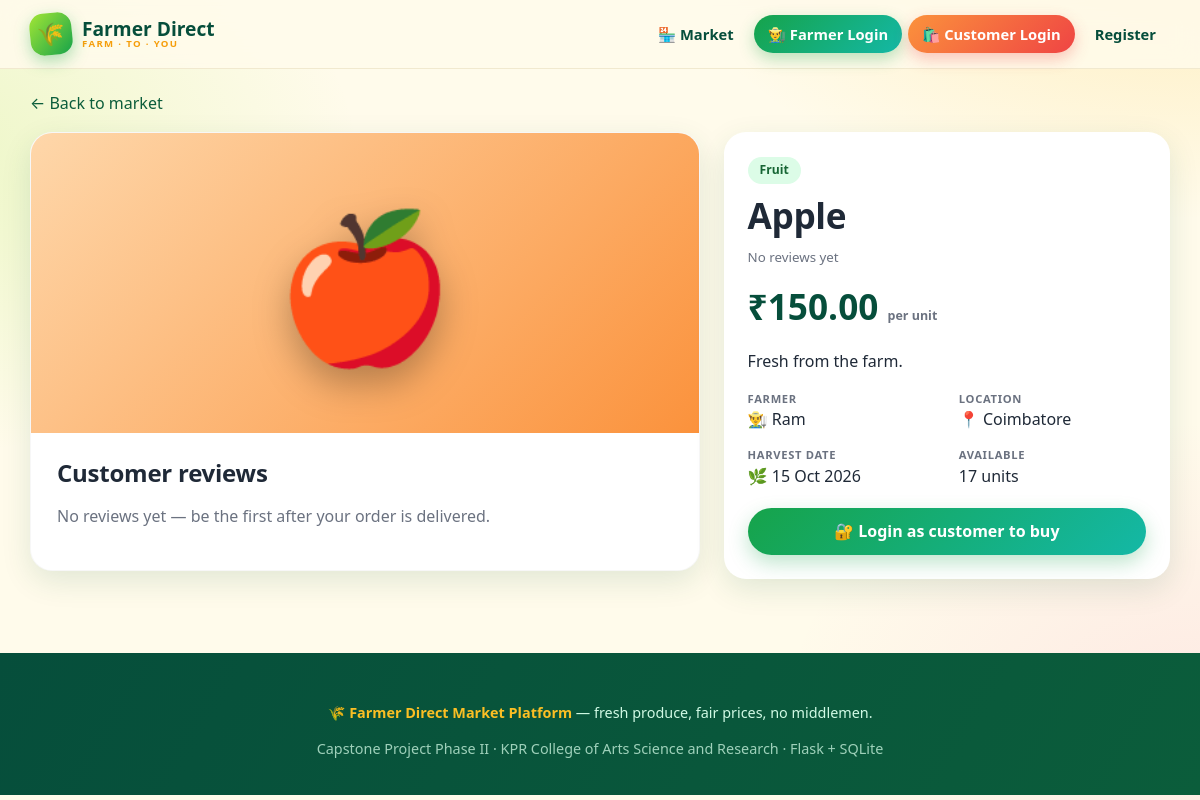
The app's page /product/2 with its own data.
### tables this page shows
CREATE TABLE products (
    product_id   INTEGER PRIMARY KEY AUTOINCREMENT,
    farmer_id    INTEGER NOT NULL REFERENCES users(user_id),
    product_name TEXT NOT NULL,
    category     TEXT NOT NULL CHECK (category IN ('Vegetable','Fruit','Grain','Dairy','Other')),
    price        REAL NOT NULL CHECK (price > 0),
    quantity     INTEGER NOT NULL CHECK (quantity >= 0),
    description  TEXT DEFAULT '',
    harvest_date TEXT DEFAULT '',
    created_at   TEXT NOT NULL
);

CREATE TABLE users (
    user_id       INTEGER PRIMARY KEY AUTOINCREMENT,
    name          TEXT NOT NULL,
    email         TEXT NOT NULL UNIQUE,
    phone         TEXT NOT NULL,
    password_hash TEXT NOT NULL,
    role          TEXT NOT NULL CHECK (role IN ('farmer','customer','admin')),
    location      TEXT DEFAULT '',
    address       TEXT DEFAULT '',
    upi_id        TEXT DEFAULT '',            -- farmer's UPI ID (receives UPI payments)
    is_active     INTEGER NOT NULL DEFAULT 1, -- 0 = deactivated by the administrator
    created_at    TEXT NOT NULL
);

### app.py (the view)
    @app.route("/product/<int:product_id>")
    def product_detail(product_id):
        p = market.get_product(get_db(), product_id)
        if not p:
            abort(404)
        return render_template("product.html", p=p, reviews=market.product_reviews(get_db(), product_id))

### market.py (called while the page is built)
def connect(path=None):
    db = sqlite3.connect(path or DEFAULT_DB, isolation_level=None)
    db.row_factory = sqlite3.Row
    db.execute("PRAGMA foreign_keys = ON")
    return db

def get_product(db, product_id):
    return db.execute(_PRODUCT_SELECT + " WHERE p.product_id = ?", (product_id,)).fetchone()

def product_reviews(db, product_id):
    return db.execute(
        "SELECT r.*, u.name AS customer_name FROM reviews r JOIN users u ON u.user_id = r.customer_id "
        "WHERE r.product_id = ? ORDER BY r.review_id DESC", (product_id,)).fetchall()

### templates/product.html (shortened to what this page needs)
{% extends "base.html" %}
{% from "_macros.html" import stars, csrf with context %}
{% block content %}
<p style="margin-top:22px"><a href="{{ url_for('index') }}">← Back to market</a></p>
<div class="two">
  <div class="card">
    <div class="cat-{{ p.category }}" style="height:300px;display:grid;place-items:center;font-size:9rem">
      <span style="filter:drop-shadow(0 16px 18px rgba(0,0,0,.28))">{{ p.product_name|emoji(p.category) }}</span></div>
    <div style="padding:26px">
      <h2>Customer reviews</h2>
      {% for r in reviews %}
        <div class="rev"><b>{{ r.customer_name }}</b> {{ stars(r.rating, 0) }}<br><span class="muted">{{ r.comment or 'No comment.' }}</span></div>
      {% else %}<p class="muted">No reviews yet — be the first after your order is delivered.</p>{% endfor %}
    </div>
  </div>
  <div class="panel">
    <span class="badge b-Delivered">{{ p.category }}</span>
    <h1 style="font-size:2.2rem;margin-top:10px">{{ p.product_name }}</h1>
    <div style="margin-bottom:10px">{{ stars(p.avg_rating, p.review_count) }}</div>
    <div class="price" style="font-size:2.2rem">{{ p.price|money }} <small>per unit</small></div>
    <p>{{ p.description or 'Fresh from the farm.' }}</p>
    <div class="kv" style="grid-template-columns:1fr 1fr">
      <div><small>Farmer</small>👨‍🌾 {{ p.farmer_name }}</div><div><small>Location</small>📍 {{ p.location or '—' }}</div>
      <div><small>Harvest date</small>🌿 {{ p.harvest_date|day }}</div><div><small>Available</small>{{ p.quantity }} units</div>
    </div>
    {% if me and me.role == 'customer' %}
      <form class="buy" method="post" action="{{ url_for('cart_add') }}">
        {{ csrf() }}<input type="hidden" name="product_id" value="{{ p.product_id }}">
        <input type="number" name="quantity" value="1" min="1" max="{{ p.quantity }}">
        <button class="btn" type="submit">🛒 Add to cart</button>
        <button class="btn sun" type="submit" name="buy_now" value="1">Buy now</button>
      </form>
    {% elif not me %}<a class="btn block" href="{{ url_for('login_customer') }}">🔐 Login as customer to buy</a>{% endif %}
  </div>
</div>
{% endblock %}

### static/style.css (style rules this page uses)
:root { --leaf:#16a34a; --deep:#0b5d3b; --forest:#064e3b; --lime:#a3e635; --sun:#fbbf24; --sun2:#f59e0b; --tomato:#ef4444; --orange:#fb923c; --berry:#9333ea; --pink:#ec4899; --sky:#0ea5e9; --teal:#14b8a6; --cream:#fffbeb; --paper:#ffffff; --ink:#1f2937; --muted:#6b7280; --line:#f1e9cf; --r:22px; --shadow:0 10px 30px rgba(11,93,59,.12); --shadow-lg:0 18px 50px rgba(11,93,59,.20); }
* { box-sizing:border-box }
html { scroll-behavior:smooth }
body { margin:0;color:var(--ink);line-height:1.55; font-family:"Poppins","Segoe UI",system-ui,-apple-system,Roboto,"Helvetica Neue",Arial,sans-serif; background: radial-gradient(900px 500px at 100% -10%,rgba(251,191,36,.25),transparent 60%), radial-gradient(800px 500px at -10% 20%,rgba(163,230,53,.22),transparent 60%), radial-gradient(700px 500px at 100% 90%,rgba(236,72,153,.10),transparent 60%),var(--cream); background-attachment:fixed }
a { color:var(--deep);text-decoration:none }
h1,h2,h3,h4 { line-height:1.2;margin:0 0 .5rem;font-weight:800;letter-spacing:-.01em }
.muted { color:var(--muted) }
.btn { display:inline-flex;align-items:center;justify-content:center;gap:8px;border:0;cursor:pointer;font:inherit;font-weight:700; padding:11px 22px;border-radius:999px;color:#fff;background:linear-gradient(135deg,var(--leaf),var(--teal)); box-shadow:0 8px 20px rgba(22,163,74,.28);transition:.18s }
.btn.block { width:100% }
.card { background:var(--paper);border-radius:var(--r);box-shadow:var(--shadow);overflow:hidden;transition:.22s;border:1px solid rgba(0,0,0,.03) }
.cat-Fruit { background:linear-gradient(135deg,#fed7aa,#fb923c) }
.price { font-size:1.5rem;font-weight:900;color:var(--forest) }
.price small { font-size:.78rem;font-weight:600;color:var(--muted) }
.panel { background:#fff;border-radius:var(--r);box-shadow:var(--shadow);padding:24px;margin-bottom:24px }
.badge { display:inline-block;padding:4px 12px;border-radius:999px;font-size:.76rem;font-weight:800 }
.b-Delivered { background:#dcfce7;color:#166534 }
.two { display:grid;grid-template-columns:1.5fr 1fr;gap:24px;align-items:start }
.kv { display:grid;grid-template-columns:repeat(auto-fit,minmax(200px,1fr));gap:14px 24px;margin-bottom:20px }
.kv small { display:block;color:var(--muted);font-weight:700;text-transform:uppercase;font-size:.7rem;letter-spacing:.06em }

### records on screen
products: product_name|emoji "🍎", category "Fruit", product_name "Apple", price "₹150.00", description "Fresh from the farm.", harvest_date|day "15 Oct 2026", quantity "17"
users: farmer_name "Ram", location "Coimbatore"
